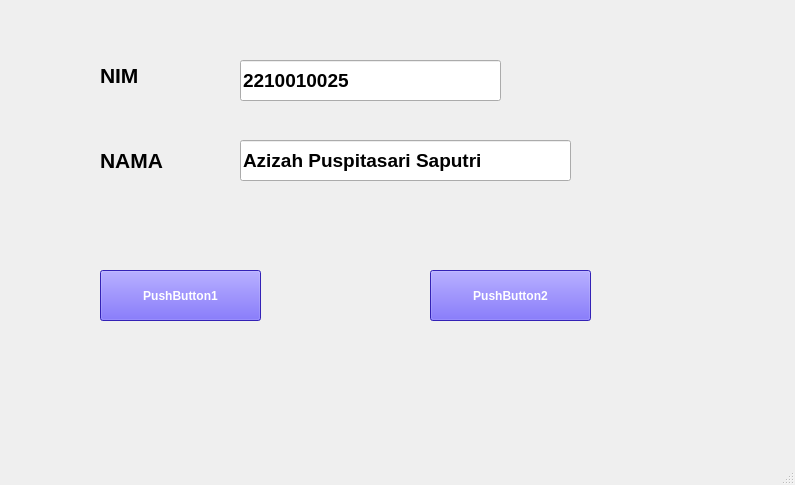
<?xml version="1.0" encoding="UTF-8"?>
<ui version="4.0">
 <class>MainWindow</class>
 <widget class="QMainWindow" name="MainWindow">
  <property name="geometry">
   <rect>
    <x>0</x>
    <y>0</y>
    <width>795</width>
    <height>485</height>
   </rect>
  </property>
  <property name="windowTitle">
   <string>MainWindow</string>
  </property>
  <widget class="QWidget" name="centralwidget">
   <widget class="QLabel" name="label">
    <property name="geometry">
     <rect>
      <x>100</x>
      <y>60</y>
      <width>61</width>
      <height>31</height>
     </rect>
    </property>
    <property name="font">
     <font>
      <pointsize>16</pointsize>
      <weight>75</weight>
      <bold>true</bold>
     </font>
    </property>
    <property name="text">
     <string>NIM</string>
    </property>
   </widget>
   <widget class="QLabel" name="label_2">
    <property name="geometry">
     <rect>
      <x>100</x>
      <y>150</y>
      <width>81</width>
      <height>21</height>
     </rect>
    </property>
    <property name="font">
     <font>
      <pointsize>16</pointsize>
      <weight>75</weight>
      <bold>true</bold>
     </font>
    </property>
    <property name="text">
     <string>NAMA</string>
    </property>
   </widget>
   <widget class="QLineEdit" name="lineEdit">
    <property name="geometry">
     <rect>
      <x>240</x>
      <y>140</y>
      <width>331</width>
      <height>41</height>
     </rect>
    </property>
    <property name="font">
     <font>
      <family>MS Shell Dlg 2</family>
      <pointsize>14</pointsize>
      <weight>75</weight>
      <bold>true</bold>
     </font>
    </property>
    <property name="text">
     <string>Azizah Puspitasari Saputri</string>
    </property>
    <property name="cursorPosition">
     <number>21</number>
    </property>
   </widget>
   <widget class="QLineEdit" name="lineEdit_2">
    <property name="geometry">
     <rect>
      <x>240</x>
      <y>60</y>
      <width>261</width>
      <height>41</height>
     </rect>
    </property>
    <property name="font">
     <font>
      <pointsize>14</pointsize>
      <weight>75</weight>
      <bold>true</bold>
     </font>
    </property>
    <property name="text">
     <string>2210010025</string>
    </property>
   </widget>
   <widget class="QPushButton" name="pushButton_2">
    <property name="geometry">
     <rect>
      <x>430</x>
      <y>270</y>
      <width>161</width>
      <height>51</height>
     </rect>
    </property>
    <property name="font">
     <font>
      <pointsize>9</pointsize>
      <weight>75</weight>
      <bold>true</bold>
     </font>
    </property>
    <property name="styleSheet">
     <string notr="true">background-color: rgb(71, 47, 255);
color: rgb(255, 255, 255);
</string>
    </property>
    <property name="text">
     <string>PushButton2</string>
    </property>
   </widget>
   <widget class="QPushButton" name="pushButton_3">
    <property name="geometry">
     <rect>
      <x>100</x>
      <y>270</y>
      <width>161</width>
      <height>51</height>
     </rect>
    </property>
    <property name="font">
     <font>
      <pointsize>9</pointsize>
      <weight>75</weight>
      <bold>true</bold>
     </font>
    </property>
    <property name="styleSheet">
     <string notr="true">background-color: rgb(71, 47, 255);
color: rgb(255, 255, 255);
</string>
    </property>
    <property name="text">
     <string>PushButton1</string>
    </property>
   </widget>
  </widget>
  <widget class="QMenuBar" name="menubar">
   <property name="geometry">
    <rect>
     <x>0</x>
     <y>0</y>
     <width>795</width>
     <height>26</height>
    </rect>
   </property>
  </widget>
  <widget class="QStatusBar" name="statusbar"/>
 </widget>
 <resources/>
 <connections/>
</ui>
